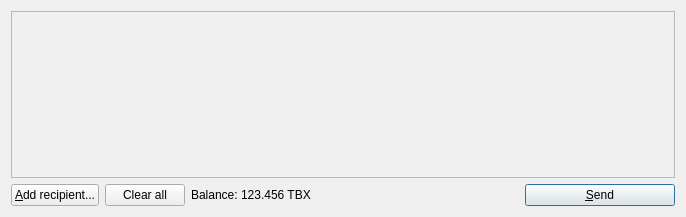
<?xml version="1.0" encoding="UTF-8"?>
<ui version="4.0">
 <class>SendCoinsDialog</class>
 <widget class="QDialog" name="SendCoinsDialog">
  <property name="geometry">
   <rect>
    <x>0</x>
    <y>0</y>
    <width>686</width>
    <height>217</height>
   </rect>
  </property>
  <property name="windowTitle">
   <string>Send Coins</string>
  </property>
  <layout class="QVBoxLayout" name="verticalLayout">
   <item>
    <widget class="QScrollArea" name="scrollArea">
     <property name="widgetResizable">
      <bool>true</bool>
     </property>
     <widget class="QWidget" name="scrollAreaWidgetContents">
      <property name="geometry">
       <rect>
        <x>0</x>
        <y>0</y>
        <width>666</width>
        <height>165</height>
       </rect>
      </property>
      <layout class="QVBoxLayout" name="verticalLayout_2">
       <property name="margin">
        <number>0</number>
       </property>
       <item>
        <layout class="QVBoxLayout" name="entries">
         <property name="spacing">
          <number>6</number>
         </property>
        </layout>
       </item>
       <item>
        <spacer name="verticalSpacer">
         <property name="orientation">
          <enum>Qt::Vertical</enum>
         </property>
         <property name="sizeHint" stdset="0">
          <size>
           <width>20</width>
           <height>40</height>
          </size>
         </property>
        </spacer>
       </item>
      </layout>
     </widget>
    </widget>
   </item>
   <item>
    <layout class="QHBoxLayout" name="horizontalLayout">
     <property name="spacing">
      <number>6</number>
     </property>
     <item>
      <widget class="QPushButton" name="addButton">
       <property name="toolTip">
        <string>Send to multiple recipients at once</string>
       </property>
       <property name="text">
        <string>&amp;Add recipient...</string>
       </property>
       <property name="icon">
        <iconset resource="../bitcoin.qrc">
         <normaloff>:/icons/add</normaloff>:/icons/add</iconset>
       </property>
      </widget>
     </item>
     <item>
      <widget class="QPushButton" name="clearButton">
       <property name="sizePolicy">
        <sizepolicy hsizetype="Minimum" vsizetype="Fixed">
         <horstretch>0</horstretch>
         <verstretch>0</verstretch>
        </sizepolicy>
       </property>
       <property name="text">
        <string>Clear all</string>
       </property>
       <property name="icon">
        <iconset resource="../bitcoin.qrc">
         <normaloff>:/icons/remove</normaloff>:/icons/remove</iconset>
       </property>
       <property name="autoRepeatDelay">
        <number>300</number>
       </property>
      </widget>
     </item>
     <item>
      <layout class="QHBoxLayout" name="horizontalLayout_2">
       <property name="spacing">
        <number>3</number>
       </property>
       <item>
        <widget class="QLabel" name="label">
         <property name="text">
          <string>Balance:</string>
         </property>
        </widget>
       </item>
       <item>
        <widget class="QLabel" name="labelBalance">
         <property name="text">
          <string>123.456 TBX</string>
         </property>
         <property name="textInteractionFlags">
          <set>Qt::LinksAccessibleByMouse|Qt::TextSelectableByKeyboard|Qt::TextSelectableByMouse</set>
         </property>
        </widget>
       </item>
      </layout>
     </item>
     <item>
      <spacer name="horizontalSpacer">
       <property name="orientation">
        <enum>Qt::Horizontal</enum>
       </property>
       <property name="sizeHint" stdset="0">
        <size>
         <width>40</width>
         <height>20</height>
        </size>
       </property>
      </spacer>
     </item>
     <item>
      <widget class="QPushButton" name="sendButton">
       <property name="minimumSize">
        <size>
         <width>150</width>
         <height>0</height>
        </size>
       </property>
       <property name="toolTip">
        <string>Confirm the send action</string>
       </property>
       <property name="text">
        <string>&amp;Send</string>
       </property>
       <property name="icon">
        <iconset resource="../bitcoin.qrc">
         <normaloff>:/icons/send</normaloff>:/icons/send</iconset>
       </property>
       <property name="default">
        <bool>true</bool>
       </property>
      </widget>
     </item>
    </layout>
   </item>
  </layout>
 </widget>
 <resources>
  <include location="../bitcoin.qrc"/>
 </resources>
 <connections/>
</ui>
